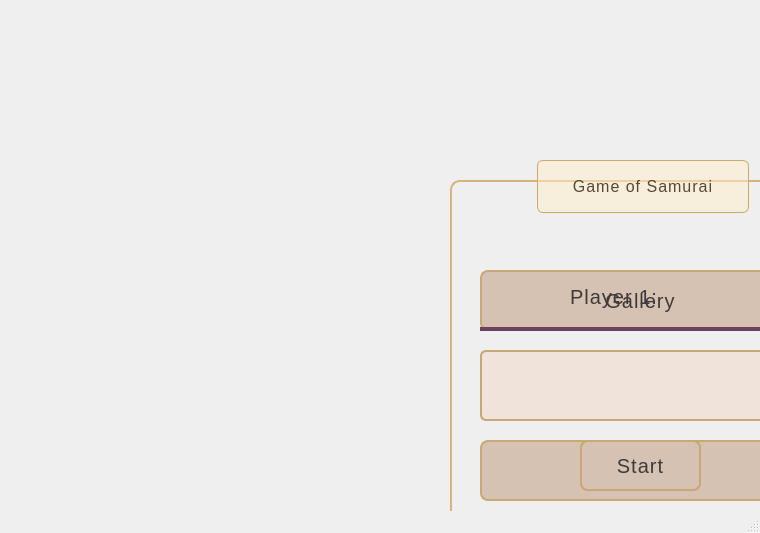
<?xml version="1.0" encoding="UTF-8"?>
<ui version="4.0">
 <class>startPage</class>
 <widget class="QMainWindow" name="startPage">
  <property name="geometry">
   <rect>
    <x>0</x>
    <y>0</y>
    <width>760</width>
    <height>533</height>
   </rect>
  </property>
  <property name="windowTitle">
   <string>MainWindow</string>
  </property>
  <property name="styleSheet">
   <string notr="true">QMainWindow{
	
	background-image: url(:/new/prefix2/IMG_20250416_025855.png);
	background-position: center;
	background-repeat: no-repeat;
}

QLabel {
    color: #3E3A39; /* رنگ متن گرم و تیره */
    font-family: &quot;Black Ops One&quot;;
    font-size: 20px;
    letter-spacing: 1px;
    background: transparent; /* لیبل شفاف بمونه */
    border-bottom: 4px solid #6a415e;
	padding-bottom: 4px;
}

QMessageBox{
    
	background-color: rgb(240, 228, 218);
    padding: 6px 12px;
    font-family: &quot;Black Ops One&quot;;
    font-size: 17px;
    letter-spacing: 1px;
}
QPushButton {
    background-color: #D6C2B2; /* پس‌زمینه‌ای ملایم و روشن، برگرفته از نور آفتاب در مه */
    color: #3E3A39; /* رنگ متن، تیره ولی گرم */
    border: 2px solid #C8A974; /* حاشیه طلایی */
    border-radius: 8px;
    padding: 6px 12px;
    font-family: &quot;Black Ops One&quot;;
    font-size: 20px;
    letter-spacing: 1px;
}

QPushButton:hover {
    background-color: #E9D6C0; /* کمی روشن‌تر و گرم‌تر هنگام هاور */
    border: 2px solid #DABF85;
}

QPushButton:pressed {
    background-color: #BBA89A; /* حالت فشار داده شده، کمی تیره‌تر برای حس وزن */
    border: 2px solid #A68756;
    color: #2C2A28;
}
</string>
  </property>
  <widget class="QWidget" name="centralwidget">
   <property name="sizePolicy">
    <sizepolicy hsizetype="Fixed" vsizetype="Fixed">
     <horstretch>0</horstretch>
     <verstretch>0</verstretch>
    </sizepolicy>
   </property>
   <widget class="QGroupBox" name="groupBox">
    <property name="geometry">
     <rect>
      <x>450</x>
      <y>160</y>
      <width>381</width>
      <height>371</height>
     </rect>
    </property>
    <property name="styleSheet">
     <string notr="true">QGroupBox {
    /*background-color: qlineargradient(
		x1:0, y1:0, x2:0, y2:1,
		stop:0 rgb(197, 164, 156),
		stop:0.5 rgb(146, 126, 131),
		stop:1 rgb(118, 116, 134)
	);*/
    border: 2px solid #D8B47D; /* رنگ طلایی-خورشیدی */
    border-radius: 10px;
    margin-top: 20px;
    padding: 10px;
    color: #3E3A39; /* متن تیره ولی نه خیلی مشکی */
    font-family: &quot;Black Ops One&quot;;
    font-size: 16px;
    letter-spacing: 1px;
}

QGroupBox::title {
    subcontrol-origin: margin;
    subcontrol-position: top center;
    padding: 16px 32px;
    background-color: rgba(255, 239, 200, 0.5); /* رنگ گرم و شفاف مثل نور خورشید در مه */
    color: #5C4634; /* تیره و جنگی */
    font-size: 18px;
    font-weight: bold;
    border: 1px solid #CBA86E;
    border-radius: 6px;
}
</string>
    </property>
    <property name="title">
     <string>Game of Samurai</string>
    </property>
    <widget class="QPushButton" name="Gallery">
     <property name="geometry">
      <rect>
       <x>30</x>
       <y>110</y>
       <width>321</width>
       <height>61</height>
      </rect>
     </property>
     <property name="sizePolicy">
      <sizepolicy hsizetype="Expanding" vsizetype="Preferred">
       <horstretch>0</horstretch>
       <verstretch>0</verstretch>
      </sizepolicy>
     </property>
     <property name="styleSheet">
      <string notr="true">

QPushButton {
    background-color: #D6C2B2; /* پس‌زمینه‌ای ملایم و روشن، برگرفته از نور آفتاب در مه */
    color: #3E3A39; /* رنگ متن، تیره ولی گرم */
    border: 2px solid #C8A974; /* حاشیه طلایی */
    border-radius: 8px;
    padding: 6px 12px;
    font-family: &quot;Black Ops One&quot;;
    font-size: 20px;
    letter-spacing: 1px;
}

QPushButton:hover {
    background-color: #E9D6C0; /* کمی روشن‌تر و گرم‌تر هنگام هاور */
    border: 2px solid #DABF85;
}

QPushButton:pressed {
    background-color: #BBA89A; /* حالت فشار داده شده، کمی تیره‌تر برای حس وزن */
    border: 2px solid #A68756;
    color: #2C2A28;
}
</string>
     </property>
     <property name="text">
      <string>Gallery</string>
     </property>
    </widget>
    <widget class="QPushButton" name="start">
     <property name="geometry">
      <rect>
       <x>30</x>
       <y>190</y>
       <width>321</width>
       <height>71</height>
      </rect>
     </property>
     <property name="sizePolicy">
      <sizepolicy hsizetype="Expanding" vsizetype="Preferred">
       <horstretch>0</horstretch>
       <verstretch>0</verstretch>
      </sizepolicy>
     </property>
     <property name="minimumSize">
      <size>
       <width>0</width>
       <height>0</height>
      </size>
     </property>
     <property name="styleSheet">
      <string notr="true">

QPushButton {
    background-color: #D6C2B2; /* پس‌زمینه‌ای ملایم و روشن، برگرفته از نور آفتاب در مه */
    color: #3E3A39; /* رنگ متن، تیره ولی گرم */
    border: 2px solid #C8A974; /* حاشیه طلایی */
    border-radius: 8px;
    padding: 6px 12px;
    font-family: &quot;Black Ops One&quot;;
    font-size: 20px;
    letter-spacing: 1px;
}

QPushButton:hover {
    background-color: #E9D6C0; /* کمی روشن‌تر و گرم‌تر هنگام هاور */
    border: 2px solid #DABF85;
}

QPushButton:pressed {
    background-color: #BBA89A; /* حالت فشار داده شده، کمی تیره‌تر برای حس وزن */
    border: 2px solid #A68756;
    color: #2C2A28;
}
</string>
     </property>
     <property name="text">
      <string>Start a Sync PVP Match</string>
     </property>
    </widget>
    <widget class="QPushButton" name="exit">
     <property name="geometry">
      <rect>
       <x>30</x>
       <y>280</y>
       <width>321</width>
       <height>61</height>
      </rect>
     </property>
     <property name="sizePolicy">
      <sizepolicy hsizetype="Expanding" vsizetype="Preferred">
       <horstretch>0</horstretch>
       <verstretch>0</verstretch>
      </sizepolicy>
     </property>
     <property name="styleSheet">
      <string notr="true">

QPushButton {
    background-color: #D6C2B2; /* پس‌زمینه‌ای ملایم و روشن، برگرفته از نور آفتاب در مه */
    color: #3E3A39; /* رنگ متن، تیره ولی گرم */
    border: 2px solid #C8A974; /* حاشیه طلایی */
    border-radius: 8px;
    padding: 6px 12px;
    font-family: &quot;Black Ops One&quot;;
    font-size: 20px;
    letter-spacing: 1px;
}

QPushButton:hover {
    background-color: #E9D6C0; /* کمی روشن‌تر و گرم‌تر هنگام هاور */
    border: 2px solid #DABF85;
}

QPushButton:pressed {
    background-color: #BBA89A; /* حالت فشار داده شده، کمی تیره‌تر برای حس وزن */
    border: 2px solid #A68756;
    color: #2C2A28;
}
</string>
     </property>
     <property name="text">
      <string>Exit</string>
     </property>
    </widget>
    <widget class="QLabel" name="label">
     <property name="geometry">
      <rect>
       <x>30</x>
       <y>110</y>
       <width>321</width>
       <height>61</height>
      </rect>
     </property>
     <property name="styleSheet">
      <string notr="true">QLabel {
    color: #3E3A39; /* رنگ متن گرم و تیره */
    font-family: &quot;Black Ops One&quot;;
    font-size: 20px;
    letter-spacing: 1px;
    background: transparent; /* لیبل شفاف بمونه */
}</string>
     </property>
     <property name="text">
      <string>             Player 1:</string>
     </property>
    </widget>
    <widget class="QLineEdit" name="lineEdit">
     <property name="geometry">
      <rect>
       <x>30</x>
       <y>190</y>
       <width>321</width>
       <height>71</height>
      </rect>
     </property>
     <property name="styleSheet">
      <string notr="true">QLineEdit {
    background-color: #F0E4DA;
    color: #3E3A39;
    border: 2px solid #C8A974;
    border-radius: 6px;
    padding: 4px 8px;
    font-family: &quot;Black Ops One&quot;;
    font-size: 20px;
    letter-spacing: 1px;
    qproperty-alignment: 'AlignCenter'; /* کلید کار این خطه */
}</string>
     </property>
    </widget>
    <widget class="QPushButton" name="ok">
     <property name="geometry">
      <rect>
       <x>130</x>
       <y>280</y>
       <width>121</width>
       <height>51</height>
      </rect>
     </property>
     <property name="styleSheet">
      <string notr="true">

QPushButton {
    background-color: #D6C2B2; /* پس‌زمینه‌ای ملایم و روشن، برگرفته از نور آفتاب در مه */
    color: #3E3A39; /* رنگ متن، تیره ولی گرم */
    border: 2px solid #C8A974; /* حاشیه طلایی */
    border-radius: 8px;
    padding: 6px 12px;
    font-family: &quot;Black Ops One&quot;;
    font-size: 20px;
    letter-spacing: 1px;
}

QPushButton:hover {
    background-color: #E9D6C0; /* کمی روشن‌تر و گرم‌تر هنگام هاور */
    border: 2px solid #DABF85;
}

QPushButton:pressed {
    background-color: #BBA89A; /* حالت فشار داده شده، کمی تیره‌تر برای حس وزن */
    border: 2px solid #A68756;
    color: #2C2A28;
}
</string>
     </property>
     <property name="text">
      <string>OK</string>
     </property>
    </widget>
    <widget class="QPushButton" name="pushButton">
     <property name="geometry">
      <rect>
       <x>130</x>
       <y>280</y>
       <width>121</width>
       <height>51</height>
      </rect>
     </property>
     <property name="styleSheet">
      <string notr="true">

QPushButton {
    background-color: #D6C2B2; /* پس‌زمینه‌ای ملایم و روشن، برگرفته از نور آفتاب در مه */
    color: #3E3A39; /* رنگ متن، تیره ولی گرم */
    border: 2px solid #C8A974; /* حاشیه طلایی */
    border-radius: 8px;
    padding: 6px 12px;
    font-family: &quot;Black Ops One&quot;;
    font-size: 20px;
    letter-spacing: 1px;
}

QPushButton:hover {
    background-color: #E9D6C0; /* کمی روشن‌تر و گرم‌تر هنگام هاور */
    border: 2px solid #DABF85;
}

QPushButton:pressed {
    background-color: #BBA89A; /* حالت فشار داده شده، کمی تیره‌تر برای حس وزن */
    border: 2px solid #A68756;
    color: #2C2A28;
}
</string>
     </property>
     <property name="text">
      <string>Start</string>
     </property>
    </widget>
   </widget>
  </widget>
  <widget class="QMenuBar" name="menubar">
   <property name="geometry">
    <rect>
     <x>0</x>
     <y>0</y>
     <width>760</width>
     <height>22</height>
    </rect>
   </property>
  </widget>
  <widget class="QStatusBar" name="statusbar"/>
 </widget>
 <resources/>
 <connections/>
</ui>
